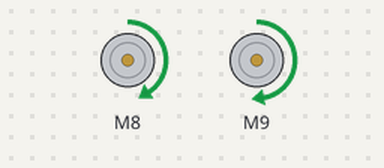
A sketch run on a simulated Arduino Uno, built with avr-gcc and run on an emulated ATmega328P. Shown: 2 × DC motor (green arrow = forward, orange = backward, longer = faster).

Above: at 5.15 s.
At 17.45 s:
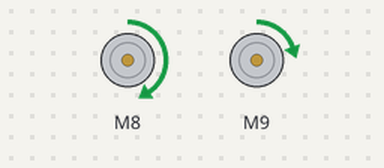
At 29.75 s:
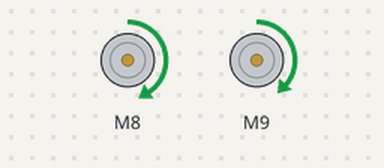
Timing chart, 0 to 40.0 s (numbered marks = the images above):
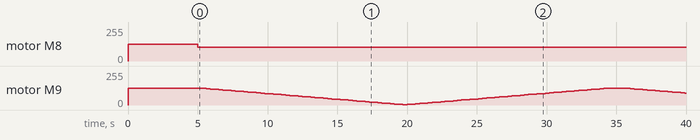

The sketch:

esc.ino
```cpp
#include "ESC.h"
ESC myESC (8);//balaca motor
ESC myESC1 (9);
   int i;
void setup() {
  myESC.arm();
  myESC1.arm();
  myESC.speed(1500);
  myESC1.speed(1500);
  delay(5000);
}

void loop() {
     myESC.speed(1400);//balaca motor
     for(i=1500;i>1000;i-=10){
    myESC1.speed(i);
    delay (300);
    }for(i=1020;i<1500;i+=10){
      myESC1.speed(i);
    delay (300);
      }

    delay(1000);

}
```

Measured:
- by itself, motor M8: stopped → forward 127/255 at 0.00 s, → forward 102/255 5.0 s later
- by itself, motor M9: stopped → forward 127/255 at 0.00 s, → forward 124/255 5.3 s later, → forward 122/255 0.30 s later, → forward 119/255 0.30 s later, … (114 changes in this stretch)
